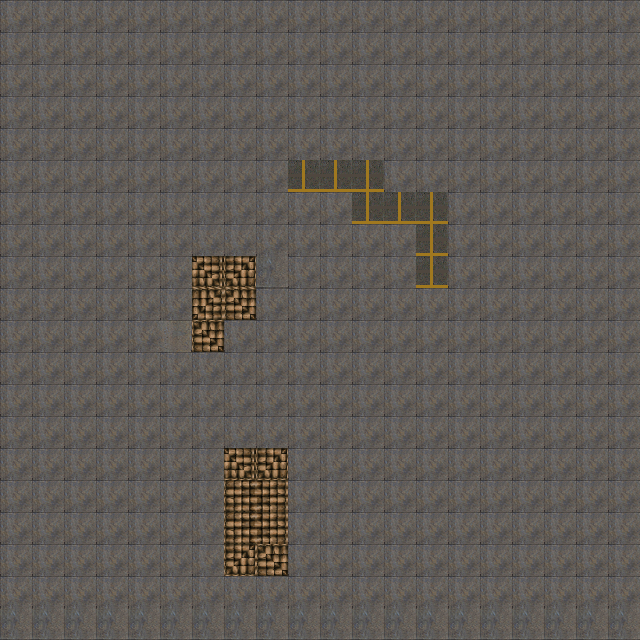

This game map was drawn from its Tiled (.tmx) file and the tilesets committed beside it. A one-line description and the full map source follow:
An orthogonal 20x20 tile map with 32x32 px tiles, 2 tile layers (ground, Roof).

<map version="1.0" orientation="orthogonal" renderorder="left-down" width="20" height="20" tilewidth="32" tileheight="32" nextobjectid="1">
 <tileset firstgid="1" name="Kek" tilewidth="64" tileheight="64" tilecount="20" columns="0">
  <tile id="0">
   <image width="64" height="64" source="../ПРОЧИЕ/Бетон 2.bmp" />
  </tile>
  <tile id="1">
   <image width="32" height="32" source="../ПРОЧИЕ/Дорога 2.bmp" />
  </tile>
  <tile id="2">
   <image width="32" height="32" source="../ПРОЧИЕ/Дорога 3.bmp" />
  </tile>
  <tile id="3">
   <image width="32" height="32" source="../ПРОЧИЕ/Дорога 4.bmp" />
  </tile>
  <tile id="4">
   <image width="32" height="32" source="../ПРОЧИЕ/Дорога 5.bmp" />
  </tile>
  <tile id="5">
   <image width="32" height="32" source="../ПРОЧИЕ/Дорога 6.bmp" />
  </tile>
  <tile id="6">
   <image width="32" height="32" source="../ПРОЧИЕ/Дорога 7.bmp" />
  </tile>
  <tile id="7">
   <image width="32" height="32" source="../ПРОЧИЕ/Дорога.bmp" />
  </tile>
  <tile id="8">
   <image width="32" height="32" source="../ПРОЧИЕ/Забор 2.bmp" />
  </tile>
  <tile id="9">
   <image width="32" height="32" source="../ПРОЧИЕ/Забор.bmp" />
  </tile>
  <tile id="10">
   <image width="32" height="32" source="../ПРОЧИЕ/крыша 1.bmp" />
  </tile>
  <tile id="11">
   <image width="32" height="32" source="../ПРОЧИЕ/крыша 2.bmp" />
  </tile>
  <tile id="12">
   <image width="32" height="32" source="../ПРОЧИЕ/крыша 3.bmp" />
  </tile>
  <tile id="13">
   <image width="32" height="32" source="../ПРОЧИЕ/крыша 4.bmp" />
  </tile>
  <tile id="14">
   <image width="32" height="32" source="../ПРОЧИЕ/крыша 5.bmp" />
  </tile>
  <tile id="15">
   <image width="32" height="32" source="../ПРОЧИЕ/крыша 6.bmp" />
  </tile>
  <tile id="16">
   <image width="32" height="32" source="../ПРОЧИЕ/крыша 7.bmp" />
  </tile>
  <tile id="17">
   <image width="32" height="32" source="../ПРОЧИЕ/крыша.bmp" />
  </tile>
  <tile id="18">
   <image width="32" height="32" source="../ПРОЧИЕ/Метал.bmp" />
  </tile>
  <tile id="19">
   <image width="32" height="32" source="../ПРОЧИЕ/Метал2.bmp" />
  </tile>
 </tileset>
 <layer name="ground" width="20" height="20">
  <data encoding="csv">
1,1,1,1,1,1,1,1,1,1,1,1,1,1,1,1,1,1,1,1,
1,1,1,1,1,1,1,1,1,1,1,1,1,1,1,1,1,1,1,1,
1,1,1,1,1,1,1,1,1,1,1,1,1,1,1,1,1,1,1,1,
1,1,1,1,1,1,1,1,1,1,1,1,1,1,1,1,1,1,1,1,
1,1,1,1,1,1,1,1,1,1,1,1,1,1,1,1,1,1,1,1,
1,1,1,1,1,1,1,1,1,1,1,1,1,1,1,1,1,1,1,1,
1,1,1,1,1,1,1,1,1,1,1,1,1,1,1,1,1,1,1,1,
1,1,1,1,1,1,1,1,1,1,1,1,1,1,1,1,1,1,1,1,
1,1,1,1,1,1,1,1,1,1,1,1,1,1,1,1,1,1,1,1,
1,1,1,1,1,1,1,18,18,1,1,1,1,1,1,1,1,1,1,1,
1,1,1,1,1,1,18,1,1,1,1,1,1,1,1,1,1,1,1,1,
1,1,1,1,1,18,18,1,1,1,1,1,1,1,1,1,1,1,1,1,
1,1,1,1,1,1,1,1,1,1,1,1,1,1,1,1,1,1,1,1,
1,1,1,1,1,1,1,1,1,1,1,1,1,1,1,1,1,1,1,1,
1,1,1,1,1,1,1,1,1,1,1,1,1,1,1,1,1,1,1,1,
1,1,1,1,1,1,1,1,1,1,1,1,1,1,1,1,1,1,1,1,
1,1,1,1,1,1,1,1,1,1,1,1,1,1,1,1,1,1,1,1,
1,1,1,1,1,1,1,1,1,1,1,1,1,1,1,1,1,1,1,1,
1,1,1,1,1,1,1,1,1,1,1,1,1,1,1,1,1,1,1,1,
1,1,1,1,1,1,1,1,1,1,1,1,1,1,1,1,1,1,1,1
</data>
 </layer>
 <layer name="Roof" width="20" height="20">
  <data encoding="csv">
0,0,0,0,0,0,0,0,0,0,0,0,0,0,0,0,0,0,0,0,
0,0,0,0,0,0,0,0,0,0,0,0,0,0,0,0,0,0,0,0,
0,0,0,0,0,0,0,0,0,0,0,0,0,0,0,0,0,0,0,0,
0,0,0,0,0,0,0,0,0,0,0,0,0,0,0,0,0,0,0,0,
0,0,0,0,0,0,0,0,0,0,0,0,0,0,0,0,0,0,0,0,
0,0,0,0,0,0,0,0,0,4,4,4,0,0,0,0,0,0,0,0,
0,0,0,0,0,0,0,0,0,0,0,4,4,4,0,0,0,0,0,0,
0,0,0,0,0,0,0,0,0,0,0,0,0,4,0,0,0,0,0,0,
0,0,0,0,0,0,16,14,0,0,0,0,0,4,0,0,0,0,0,0,
0,0,0,0,0,0,12,18,0,0,0,0,0,0,0,0,0,0,0,0,
0,0,0,0,0,0,0,0,0,0,0,0,0,0,0,0,0,0,0,0,
0,0,0,0,0,0,0,0,0,0,0,0,0,0,0,0,0,0,0,0,
0,0,0,0,0,0,0,0,0,0,0,0,0,0,0,0,0,0,0,0,
0,0,0,0,0,0,0,0,0,0,0,0,0,0,0,0,0,0,0,0,
0,0,0,0,0,0,0,16,14,0,0,0,0,0,0,0,0,0,0,0,
0,0,0,0,0,0,0,13,17,0,0,0,0,0,0,0,0,0,0,0,
0,0,0,0,0,0,0,13,17,0,0,0,0,0,0,0,0,0,0,0,
0,0,0,0,0,0,0,14,18,0,0,0,0,0,0,0,0,0,0,0,
0,0,0,0,0,0,0,0,0,0,0,0,0,0,0,0,0,0,0,0,
0,0,0,0,0,0,0,0,0,0,0,0,0,0,0,0,0,0,0,0
</data>
 </layer>
</map>
